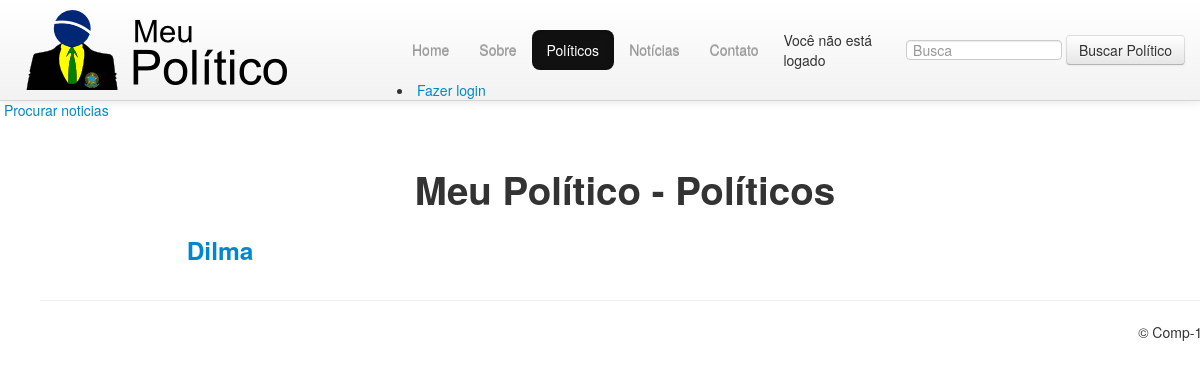
/politicians/, run on an earlier commit of the app's database.
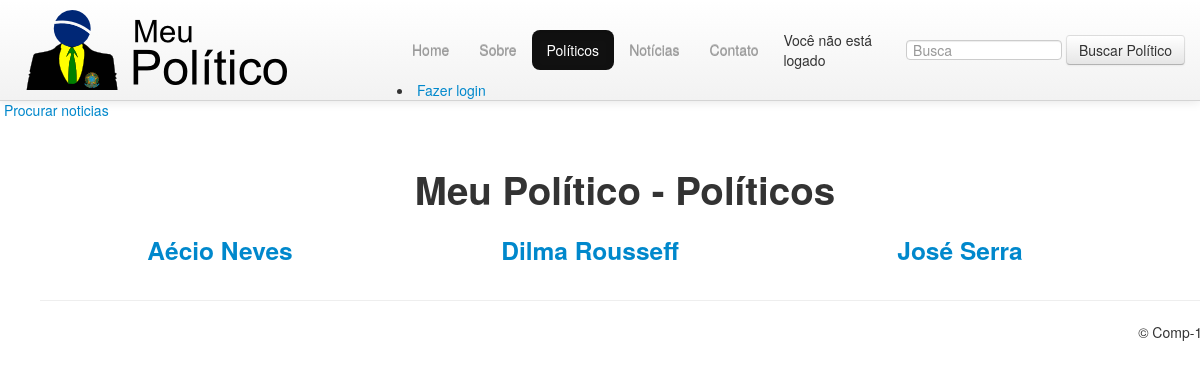
And on a later commit of the database.
### politicians/models.py (models this page shows, shortened)
class Politician(models.Model):
    name = models.CharField(max_length=100)
    party = models.ForeignKey(Party)

### politicians/views.py (the view)
# urls.py: url(r'', include('politicians.urls')),
def politicians(request):
    politicians_list = Politician.objects.all().order_by('name')
    context = {'politicians_list': politicians_list}
    return render(request, 'politicians/politicians.html', context)

### politicians/templates/politicians/politicians.html (shortened to what this page needs)
{% extends "politicians/base.html" %}
{% block content %}
<h1 id="heading_text">Meu Político - Políticos</h1>
{% if politicians_list %}
    <ul>
    {% for politician in politicians_list %}
    	{% if forloop.counter0|divisibleby:"3" %}
    		<div class="row">
    	{% endif %}
    	<div class="span4">
    		<h3 class="title_text"> <a href="{% url 'politician_profile' politician.id %}">{{ politician.name }}</a></h3>
    	</div>
    	{% if forloop.counter|divisibleby:"3" %}
    		</div>
    	{% endif %}
    {% endfor %}
    </ul>
{% else %}
    <p>Nenhum político cadastrado.</p>
{% endif %}
{% endblock %}

What changed in the data, as far as the page shows it:
added Politician: name "Aécio Neves"
changed Politician: name "Dilma" → "Dilma Rousseff"
added Politician: name "José Serra"
